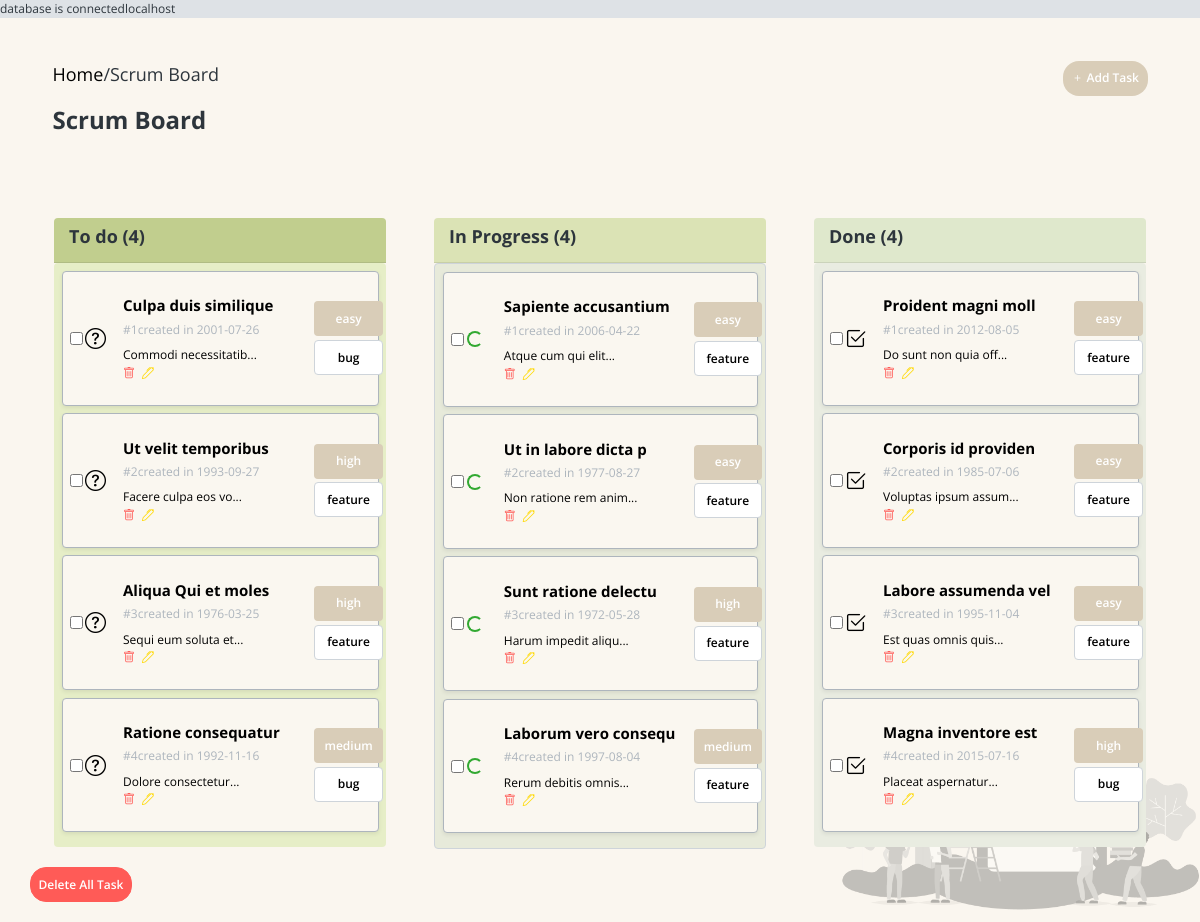
Screenshot of /starter/index.php with the database file from the repository.
### tables this page shows
CREATE TABLE `task` (
  `task_id` int(11) NOT NULL,
  `task_title` varchar(50) DEFAULT NULL,
  `status_id` int(11) DEFAULT NULL,
  `type_id` int(11) DEFAULT NULL,
  `priority_id` int(11) DEFAULT NULL,
  `task_date` varchar(50) DEFAULT NULL,
  `task_description` varchar(255) DEFAULT NULL
);

CREATE TABLE `priority` (
  `priority_id` int(11) NOT NULL,
  `priority_label` varchar(50) DEFAULT NULL
);

CREATE TABLE `type` (
  `type_id` int(11) NOT NULL,
  `type_label` varchar(50) DEFAULT NULL
);

### starter/php/display.php (the view, shortened to what this page needs)
<?php
function display($taskStatus){
 global $link;
$select="SELECT a.task_id , a.task_title ,a.task_description , a.task_date ,a.priority_id, priority.priority_label ,a.status_id,status.status_label ,a.type_id,type.type_label FROM task AS a JOIN priority ON priority.priority_id=a.priority_id JOIN type ON type.type_id=a.type_id JOIN status ON status.status_id=a.status_id";
$status = $link->query($select);
$i = 1;
foreach ($status as $row) {
    $id = $row["task_id"];
    $title = $row["task_title"];
    $type = $row["type_label"];
    $type_id = $row["type_id"];
    $status = $row["status_label"];
    $status_id = $row["status_id"];
    $priority = $row["priority_label"];
    $priority_id = $row["priority_id"];
    $description = $row["task_description"];
    $date = $row["task_date"];
    if ($taskStatus=="To_Do" && $status == "To Do") {
        echo
        '<button  draggable="true"  class="draggable card d-flex flex-row justify-content-around align-items-center border-bottom border-muted p-2 border rounded-2 mb-2 cart shadow-sm" >
        <input type="checkbox" name="deleteAlot" id="deleteAlot" task-id="'.$id.'" >
    <div class="col-1">
          <i class="bi bi-question-circle fs-3"></i>
    </div>
    <div class="col-11 d-flex justify-content-around align-items-center">
        <div class=" col-9 card-body text-start">
        <div class="card-title fs-5 "><strong>' . $title . '</strong></div>
        <div class="card-subtitle mb-2 text-muted">#' . $i . 'created in ' . $date .
            '</div>
        <div class="card-text" title=" ' . $description . '">' . substr($description, 0, 20) . '...</div>
        <div class="update_task">
            <i class="bi bi-trash text-danger  me-1" onClick="deletement('.$id.')" ></i>
            <i class="bi bi-pen text-yellow me-1"  onClick="editTask('.$id.',`'.$title.'`,`'.$date.'`,`'.$description.'`,'.$priority_id.','.$type_id.','.$status_id.')"  ></i>
            </div>
    </div>
    <div class="col-3 d-flex flex-column align-content-center">
        <span class="btn  mb-1 text-white p-2 w-100 high">' . $priority . '
            </span>
        <span class="btn btn-white bg-white p-2 border text-black w-100 bug">' . $type . '
            </span>
    </div>
</div>
</button>';
        $i++;
    }else if($taskStatus=="In_Progress" && $status == "In Progress"){
        echo
        '<button  draggable="true"   class="draggable card  d-flex flex-row justify-content-around align-items-center border-bottom border-muted p-2 border rounded-2 mb-2 cart shadow-sm">
        <input type="checkbox" name="deleteAlot" id="deleteAlot" task-id="'.$id.'" >
        <div class="col-1">
    <i class="spinner-border spinner-border-sm text-green me-1"></i>
    </div>
    <div class="col-11 d-flex justify-content-around align-items-center">
        <div class=" col-9 card-body text-start">
        <div class="card-title fs-5 "><strong>' . $title . '</strong></div>
        <div class="card-subtitle mb-2 text-muted">#' . $i . 'created in ' . $date .
            '</div>
        <div class="card-text" title=" ' . $description . '">' . substr($description, 0, 20) . '...</div>
        <div>
        <i class="bi bi-trash text-danger  me-1" onClick="deletement('.$id.')" ></i>
        <i class="bi bi-pen text-yellow me-1"  onClick="editTask('.$id.',`'.$title.'`,`'.$date.'`,`'.$description.'`,'.$priority_id.','.$type_id.','.$status_id.')"  ></i>
        </div>
    </div>
    <div class="col-3 d-flex flex-column align-content-center">
        <span class="btn  mb-1 text-white p-2 w-100 high">' . $priority . '
            </span>
        <span class="btn btn-white bg-white p-2 border text-black w-100 bug">' . $type . '
            </span>
    </div>
</div>
</button>';
$i++;
    }else if($taskStatus=="Done" && $status == "Done"){
        echo
        '<button  draggable="true"  class="draggable card  d-flex flex-row justify-content-around align-items-center border-bottom border-muted p-2 border rounded-2 mb-2 cart shadow-sm">
        <input type="checkbox" name="deleteAlot" id="deleteAlot" task-id="'.$id.'" >
        <div class="col-1">
    <i class="bi bi-check2-square fs-3"></i>
    </div>
    <div class="col-11 d-flex justify-content-around align-items-center">
        <div class=" col-9 card-body text-start">
        <div class="card-title fs-5 "><strong>' . $title . '</strong></div>
        <div class="card-subtitle mb-2 text-muted">#' . $i . 'created in ' . $date .
            '</div>
        <div class="card-text" title=" ' . $description . '">' . substr($description, 0, 20) . '...</div>
        <div>
        <i class="bi bi-trash text-danger  me-1" onClick="deletement('.$id.')" ></i>
        <i class="bi bi-pen text-yellow me-1"  onClick="editTask('.$id.',`'.$title.'`,`'.$date.'`,`'.$description.'`,'.$priority_id.','.$type_id.','.$status_id.')"  ></i>
        </div>
    </div>
    <div class="col-3 d-flex flex-column align-content-center">
        <span class="btn  mb-1 text-white p-2 w-100 high">' . $priority . '
            </span>
        <span class="btn btn-white bg-white p-2 border text-black w-100 bug">' . $type . '
            </span>
    </div>
</div>
</button>';
$i++;
    }
}
}

### starter/php/connect.php (shortened to what this page needs)
<?php
    $link=mysqli_connect("localhost","root","","scrumboard");
    if($link===false){
        die("ERROR: Could not connect. " . mysqli_connect_error());
    }else{
        echo "database is connected". mysqli_get_host_info($link);
    }

### starter/index.php (shortened to what this page needs)
<?php
require "./php/connect.php";
include "./php/display.php";
?>
<!DOCTYPE html>
<html lang="en">
<head>
	<link href="https://cdn.jsdelivr.net/npm/bootstrap@5.2.2/dist/css/bootstrap.min.css" rel="stylesheet">
	<link href="assets/css/vendor.min.css" rel="stylesheet" />
	<link href="assets/css/default/app.min.css" rel="stylesheet" />
	<link href="assets/css/style.css" rel="stylesheet" />
	<link rel="stylesheet" href="https://cdn.jsdelivr.net/npm/bootstrap-icons@1.9.1/font/bootstrap-icons.css">
</head>
<body>
	<div id="app" class="app-without-sidebar">
		<div id="content" class="app-content main-style">
			<div class="d-flex flex-wrap justify-content-between p-4">
				<div>
					<ol class="d-flex list-unstyled">
						<li class="fs-4"><a href="javascript:;">Home</a>/</li>
						<li class="fs-4">Scrum Board </li>
					</ol>
					<h1 class="page-header">
						<strong>Scrum Board</strong>
					</h1>
				</div>
				<div id="addTask-div">
				</div>
			</div>
			<div class="d-flex flex-wrap justify-content-around  ">
				<div class="container-fluid mt-5 col-lg-4 col-md-6">
					<div class="card-header" style="background-color:#C1CE8E;">
						<h4 class="center"><strong>To do (<span id="to-do-tasks-count"></span>)</strong></h4>
					</div>
					<div class="box container list-group list-group-flush p-2 rounded-2 h-90" style="background-color:#E6EEC7;" id="to-do-tasks">
						<?php
						display("To_Do");
						?>
					</div>
				</div>
				<div class="container-fluid mt-5 col-lg-4 col-md-6 ">
					<div class="card-header" style="background-color:#DBE3B5;">
						<h4 class="center"><strong>In Progress (<span id="in-progress-tasks-count"></span>)</strong></h4>
					</div>
					<div class="box contenaire container list-group list-group-flush p-2 rounded-2 border h-90" id="in-progress-tasks" style="background-color:#E7EADA;">
						<?php
						display("In_Progress");
						?>
					</div>
				</div>
				<div class="container-fluid mt-5 col-lg-4 col-md-6">
					<div class="card-header" style="background-color:#DFE8CC;">
						<h4 class="center"> <strong> Done (<span id="done-tasks-count"></span>) </strong></h4>
					</div>
					<div  class="box contenaire container list-group list-group-flush p-2 rounded-2 h-90" id="done-tasks" style="background-color:#E9ECE1;">
						<?php
						display("Done");
						?>
					</div>
				</div>
			</div>
			<a href="./php/deleteMulti.php"><button type="submit" class="btn btn-danger text-white p-2 rounded-4 "> Delete All Task</button></a>
		</div>
	</div>
</body>
</html>

### starter/assets/css/style.css (style rules this page uses)
.main-style { min-height: 100vh; background: url(../img/cover/cover-scrum-board.png) no-repeat fixed; background-size: 360px; background-position: right bottom; background-color: #FAF6EF; }
.cart { background-color:#FAF7F0; }
.high { background-color:#D9CDB8; }
.bug { border-color:#D9CDB8; }
li a { text-decoration: none; color:black; }

### rows the page displays
task: task_title "Culpa duis similique", task_date "2001-07-26", task_description "Commodi necessitatib", priority.priority_label "easy", type.type_label "bug"
task: task_title "Ut velit temporibus", task_date "1993-09-27", task_description "Facere culpa eos vo", priority.priority_label "high", type.type_label "feature"
task: task_title "Aliqua Qui et moles", task_date "1976-03-25", task_description "Sequi eum soluta et", priority.priority_label "high", type.type_label "feature"
task: task_title "Ratione consequatur", task_date "1992-11-16", task_description "Dolore consectetur", priority.priority_label "medium", type.type_label "bug"
task: task_title "Sapiente accusantium", task_date "2006-04-22", task_description "Atque cum qui elit", priority.priority_label "easy", type.type_label "feature"
task: task_title "Ut in labore dicta p", task_date "1977-08-27", task_description "Non ratione rem anim", priority.priority_label "easy", type.type_label "feature"
task: task_title "Sunt ratione delectu", task_date "1972-05-28", task_description "Harum impedit aliqu", priority.priority_label "high", type.type_label "feature"
task: task_title "Laborum vero consequ", task_date "1997-08-04", task_description "Rerum debitis omnis", priority.priority_label "medium", type.type_label "feature"
task: task_title "Proident magni moll", task_date "2012-08-05", task_description "Do sunt non quia off", priority.priority_label "easy", type.type_label "feature"
task: task_title "Corporis id providen", task_date "1985-07-06", task_description "Voluptas ipsum assum", priority.priority_label "easy", type.type_label "feature"
task: task_title "Labore assumenda vel", task_date "1995-11-04", task_description "Est quas omnis quis", priority.priority_label "easy", type.type_label "feature"
task: task_title "Magna inventore est", task_date "2015-07-16", task_description "Placeat aspernatur", priority.priority_label "high", type.type_label "bug"

### other values shown
mysqli_get_host_info($link) "localhost"
